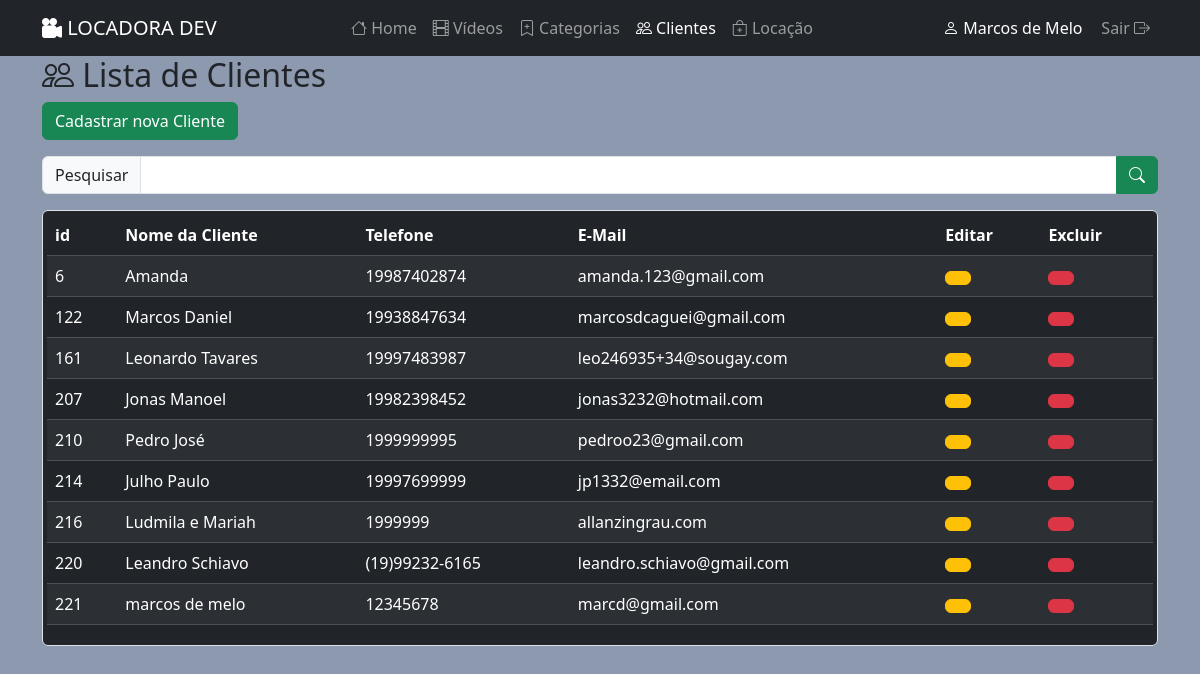
Screenshot of /index.php?menu=clientes (signed in) with the database file from the repository.
### tables this page shows
CREATE TABLE `tbclientes` (
  `idCliente` int NOT NULL AUTO_INCREMENT,
  `nomeCliente` varchar(45) NOT NULL,
  `telefoneCliente` varchar(45) DEFAULT NULL,
  `emailCliente` varchar(45) DEFAULT NULL,
  `statusCliente` int DEFAULT '0',
  PRIMARY KEY (`idCliente`)
);

### lista-clientes.php (the view)
<div class="container">
    <h2 class="bi bi-people"> Lista de Clientes</h2>
    <div class="mb-3">
        <a class="btn btn-success" href="index.php?menu=cad-clientes">Cadastrar nova Cliente</a>
    </div>
    <div class="mb-3">
        <?php
        if (isset($_POST["txtPesquisa"])) {
            $txtPesquisa = $_POST["txtPesquisa"];
        } else {
            $txtPesquisa = "";
        }
        ?>
        <form action="" method="post">
            <div class="input-group">
                <div class="input-group-text">Pesquisar</div>
                <input class="form-control" type="search" name="txtPesquisa" id="txtPesquisa" value="<?= $txtPesquisa ?>">
                <button class="btn btn-success" type="submit">
                <i class="bi bi-search"></i>
                </button>
            </div>
        </form>
    </div>
    <div class="border p-1 rounded bg-dark">
        <table class="table table-dark table-striped table-hover">
            <thead>
                <tr>
                    <th>id</th>
                    <th>Nome da Cliente</th>
                    <th>Telefone</th>
                    <th>E-Mail</th>
                    <th>Editar</th>
                    <th>Excluir</th>
                </tr>
            </thead>
            <tbody>
                <?php
                $sql = "SELECT * FROM tbclientes
        where nomeCliente like '%{$txtPesquisa}%'";
                $rs = mysqli_query($conexao, $sql);
                while ($dados = mysqli_fetch_assoc($rs)) {
                ?>
                    <tr>
                        <td><?= $dados["idCliente"] ?></td>
                        <td><?= $dados["nomeCliente"] ?></td>
                        <td><?= $dados["telefoneCliente"] ?></td>
                        <td><?= $dados["emailCliente"] ?></td>
                        <td><a class="btn btn-warning" href="index.php?menu=editar-clientes&idCliente=<?= $dados["idCliente"] ?>"><i class="ph-duotone ph-pencil-simple"></i></a></td>
                        <td><a class="btn btn-danger" href="index.php?menu=excluir-clientes&idCliente=<?= $dados["idCliente"] ?>"><i class="ph-duotone ph-trash"></i></a></td>
                    </tr>
                <?php
                }
                ?>
            </tbody>
        </table>
    </div>
</div>

### rows the page displays
tbclientes: idCliente "6", nomeCliente "Amanda", telefoneCliente "19987402874", emailCliente "amanda.123@gmail.com"
tbclientes: idCliente "122", nomeCliente "Marcos Daniel", telefoneCliente "19938847634", emailCliente "marcosdcaguei@gmail.com"
tbclientes: idCliente "161", nomeCliente "Leonardo Tavares", telefoneCliente "19997483987", emailCliente "leo246935+34@sougay.com"
tbclientes: idCliente "207", nomeCliente "Jonas Manoel", telefoneCliente "19982398452", emailCliente "jonas3232@hotmail.com"
tbclientes: idCliente "210", nomeCliente "Pedro José", telefoneCliente "1999999995", emailCliente "pedroo23@gmail.com"
tbclientes: idCliente "214", nomeCliente "Julho Paulo", telefoneCliente "19997699999", emailCliente "jp1332@email.com"
tbclientes: idCliente "216", nomeCliente "Ludmila e Mariah", telefoneCliente "1999999", emailCliente "allanzingrau.com"
tbclientes: idCliente "220", nomeCliente "Leandro Schiavo", telefoneCliente "(19)99232-6165", emailCliente "leandro.schiavo@gmail.com"
tbclientes: idCliente "221", nomeCliente "marcos de melo", telefoneCliente "12345678", emailCliente "marcd@gmail.com"

### other values shown
$nomeUser "Marcos de Melo"
